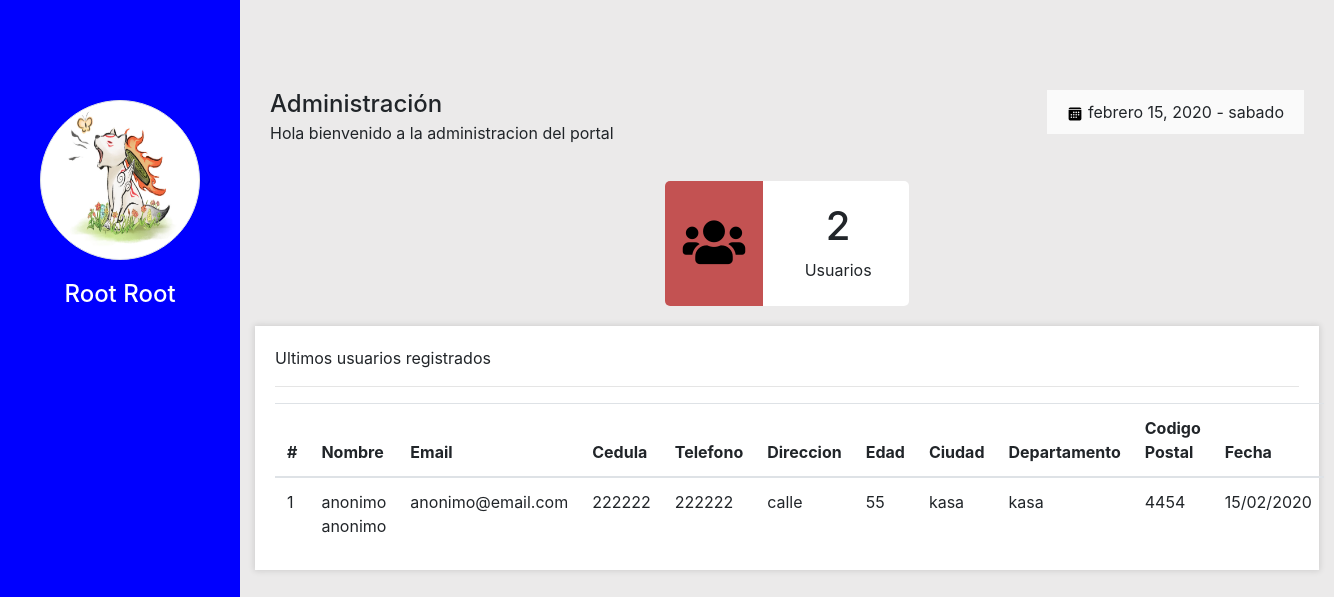
The page /admin.php (signed in) on the database its author committed.
### tables this page shows
CREATE TABLE `usuarios` (
  `idUsuario` int(10) UNSIGNED NOT NULL,
  `nombre` varchar(15) NOT NULL,
  `apellido` varchar(15) NOT NULL,
  `email` varchar(50) NOT NULL,
  `contrasena` varchar(100) NOT NULL,
  `cedula` int(10) UNSIGNED NOT NULL,
  `telefono` int(11) UNSIGNED NOT NULL,
  `direccion` varchar(40) NOT NULL,
  `edad` tinyint(3) UNSIGNED NOT NULL,
  `ciudad` varchar(15) NOT NULL,
  `departamento` varchar(15) NOT NULL,
  `codigoPostal` mediumint(8) UNSIGNED NOT NULL,
  `imagen` varchar(40) NOT NULL,
  `fecha` int(10) UNSIGNED NOT NULL,
  `rol` enum('administrador','registrado') NOT NULL DEFAULT 'registrado'
);

### lib/Database.php (called while the page is built, shortened)
<?php
class Database{
    public $db;
    protected $prep;
    public function __construct($dbhost, $dbuser, $db_pass, $db_name){
        $this->db= new mysqli($dbhost, $dbuser, $db_pass, $db_name);
        $this->db->set_charset('utf8');
    }
    public function preparar($consulta){
        $this->consulta= $consulta;
        $this->prep= $this->db->prepare($this->consulta);
        if(!$this->prep){
            trigger_error("Error al preparar la consulta", E_USER_ERROR);
        }else{
            return true;
        }
    }
    public function ejecutar(){
        $this->prep->execute();
    }
    public function resultado(){
        return $this->prep->fetch();
    }
}
?>

### admin.php (the view, shortened to what this page needs)
<?php
$db= new Database(DB_HOST,DB_USER,DB_PASS,DB_NAME);
$fecha=getdate();
$diaN= date('d');
$anio=date('Y');
$diaS=['domingo','lunes',',martes','miercoles','jueves','viernes','sabado'];
$meses=['enero','febrero','marzo','abril','mayo','junio','julio','agosto','septiembre','octubre','noviembre','diciembre'];
$dia2=$diaS[$fecha['wday']];
$mes=$meses[$fecha['mon']-1];
$db->preparar("SELECT CONCAT (nombre,' ',apellido) AS nombreCompleto,imagen,email,cedula,telefono,direccion,edad,ciudad,departamento,codigoPostal,fecha FROM usuarios WHERE idUsuario= ? ");
$db->prep()->bind_param('i',$_SESSION['idUsuario']);
$db->ejecutar();
$db->prep()->bind_result($unombre,$uimagen,$uemail,$ucedula,$utelefono,$udireccion,$uedad,$uciudad,$udepartamento,$ucodigoPostal,$ufecha);
$db->resultado();
$db->liberar();
$db->preparar("SELECT COUNT(idUsuario) FROM usuarios ");
$db->ejecutar();
$db->prep()->bind_result($contadorUsuarios);
$db->resultado();
$db->liberar();
$db->preparar("SELECT CONCAT (nombre,' ',apellido) AS nombreCompleto,email,cedula,telefono,direccion,edad,ciudad,departamento,codigoPostal,fecha,rol FROM usuarios ORDER BY fecha DESC LIMIT 10");
$db->ejecutar();
$db->prep()->bind_result($dbnombreCompleto,$dbemail,$dbcedula,$dbtelefono,$dbdireccion,$dbedad,$dbciudad,$dbdepartamento,$dbcodigoPostal,$dbfecha,$dbrol);
?>
<?php require "inc/header.inc"; ?>
<div class="izq">
    <div class="perfil">
              <img class="img-fluid img-thumbnail rounded-circle" src='<?php echo "$uimagen"?>' alt="">
    </div>
    <div class="nombre text-center">
        <h4><?php echo ucwords($unombre);?></h4>
    </div>
</div>
<div class="der">
   <?php if($_SESSION['rol']=='administrador'):?>
    <div class="cabecera">
        <h1 class="titulo">
            Administración <small>Hola bienvenido a la administracion del portal</small>
        </h1>
        <div class="fecha float-right">
            <img src="img/calendar-fill.svg" alt="">
            <span><?php echo "$mes $diaN, $anio - $dia2"?></span>
        </div>
    </div>
    <div class="container-fluid">
      <div class="row">
          <div class="col-md-3 col-centrar">
             <div class="panel">
                 <div class="icono bg-rojo">
                     <i class="fas fa-users"></i>
                 </div>
                 <div class="valor">
                     <h1 class="cantidad"><?php echo $contadorUsuarios;?></h1>
                     <p>Usuarios</p>
                 </div>
             </div>
          </div>
      </div>
       <div class="row">
           <div class="col-md-12">
               <div class="caja">
                   <div class="caja-cabecera">
                       <span>Ultimos usuarios registrados</span>
                   </div>
                   <hr>
                   <div class="caja-cuerpo">
                      <table class="table d-table-cell">
                          <thead>
                            <tr>
                              <th>#</th>
                              <th>Nombre</th>
                              <th>Email</th>
                              <th>Cedula</th>
                              <th>Telefono</th>
                              <th>Direccion</th>
                              <th>Edad</th>
                              <th>Ciudad</th>
                              <th>Departamento</th>
                              <th>Codigo Postal</th>
                              <th>Fecha</th>
                            </tr>
                          </thead>
                          <tbody>
                           <?php
                                $conteo=0;
                                while($db->resultado()){
                                  if($dbrol=='administrador'){
                                    continue;
                                  }
                                    $conteo++;
                                    echo "<tr>
                                          <td>$conteo</td>
                                          <td>$dbnombreCompleto</td>
                                          <td>$dbemail</td>
                                          <td>$dbcedula</td>
                                          <td>$dbtelefono</td>
                                          <td>$dbdireccion</td>
                                          <td>$dbedad</td>
                                          <td>$dbciudad</td>
                                            <td>$dbdepartamento</td>
                                            <td>$dbcodigoPostal</td>
                                            <td>".date("d/m/Y",$dbfecha)."</td>
                                        </tr>";
                                }
                            ?>
                          </tbody>
                        </table>
                   </div>
               </div>
           </div>
       </div>
   </div>
   <?php endif;?>
</div>
    <?php require "inc/footer.inc"; ?>

### inc/header.inc (shortened to what this page needs)
<?php $archivoActual=$_SERVER['SCRIPT_NAME'];?>
<!DOCTYPE html>
<html lang="es">
<head>
    <link rel="stylesheet" href="css/bootstrap.min.css">
    <link rel="stylesheet" href="css/estilos.css">
    <link rel="stylesheet" href="css/all.min.css">
</head>
<body class="<?php if($archivoActual=='/portal/index.php'){echo 'bg';}?>">

### inc/footer.inc (shortened to what this page needs)
</body>
</html>

### css/estilos.css (style rules this page uses)
html,body { height: 100% !important; }
body { ; background: rgba(95, 90, 90, 0.12); }
.col-centrar { float: none !important; margin: 0 auto; }
.caja { padding: 20px; background: #ffffff; box-shadow: 0px 0px 6px 1px rgba(2, 2, 2, 0.12); }
.izq { height: 100%; width: 240px; background-color: blue; position: fixed; padding-top: 60px; }
.perfil { height: 240px; padding: 40px 40px 40px 40px; }
.perfil img { width: 100%; height: 100%; }
.nombre h4 { margin-top: -20px; color: white; }
.der { margin-left: 240px; padding-top: 60px; }
.cabecera { padding: 30px; }
.titulo { font-size: 24px; display: inline-block; }
.titulo > small { font-size: 16px; display: block; margin-top: 5px; }
.fecha { padding: 10px 20px; background-color: #fafafa; }
.panel { margin-bottom: 20px; background-color: #fff; border-radius: 5px; }
.bg-rojo { background-color: rgba(178, 34, 34, 0.78); }
.icono { width: 40%; padding: 25px 15px; display: inline-block; text-align: center; color: black; font-size: 50px; border-radius: 5px 0 0 5px; }
.valor { width: 58%; padding-top: 21px; float: right; text-align: center; }

### rows shown on the page
usuarios: imagen (placeholder picture)
usuarios: dbnombreCompleto "anonimo anonimo", email "anonimo@email.com", cedula "222222", telefono "222222", direccion "calle", edad "55", ciudad "kasa", departamento "kasa", codigoPostal "4454", fecha "15/02/2020"

### other values the page prints
$unombre "Root Root"
$mes "febrero"
$dia2 "sabado"
$contadorUsuarios "2"
